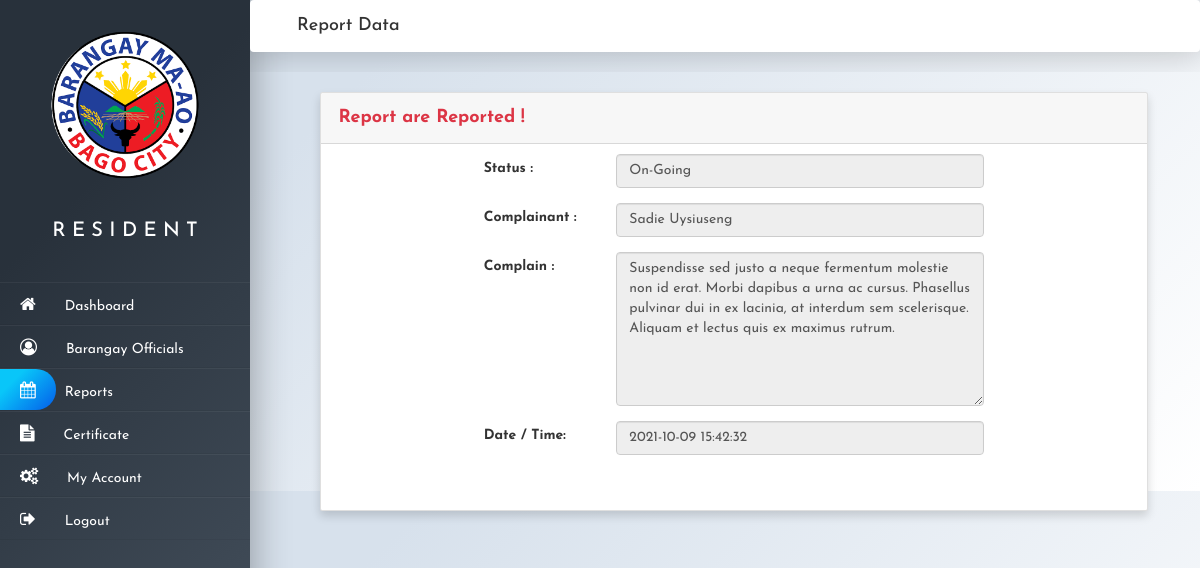
Screenshot of /UserPage/Report_Status.php (signed in) with the database file from the repository.
### tables this page shows
CREATE TABLE `complain` (
  `id` int(10) UNSIGNED NOT NULL,
  `case_no` int(11) NOT NULL,
  `complainant` varchar(50) NOT NULL,
  `c_address` varchar(100) NOT NULL,
  `respondent` varchar(50) NOT NULL,
  `r_address` varchar(100) NOT NULL,
  `complain` text NOT NULL,
  `status` varchar(50) NOT NULL,
  `date_time` datetime NOT NULL,
  `account_id` int(10) UNSIGNED DEFAULT NULL
);

### UserPage/fetch_Report_Notification.php (called while the page is built, shortened)
<?php
    if(isset( $_SESSION['id'])){
        $reportid = $_SESSION['id'];
     }
        $queryCert = "SELECT * FROM account INNER JOIN  complain ON complain.account_id = account.id WHERE account.id = $reportid";
                $sqlCert= mysqli_query($conn, $queryCert);
                $row = mysqli_fetch_array($sqlCert);
?>

### UserPage/Report_Status.php (the view, shortened to what this page needs)
<?php include('../Database/db.php'); ?>
<?php include('fetch_Report_Notification.php'); ?>
<!DOCTYPE html>
<html>
<head>
   <link rel="stylesheet" href="css/report_user.css">
    <link rel="stylesheet" href="https://pro.fontawesome.com/releases/v5.10.0/css/all.css"/>
</head>
<body>
    <div class="wrapper">
        <div id="sideNav"><?php include'SideNav_User.php';?></div>
        <div class="main_content">
            <div class="sticky">
                <div class="navbar navbar-light bg-white">
                    <div class="search navbar-left"><h4>Report Data</h4></div>
                </div>
            </div>
        <div class="container-fluid gedf-wrapper">
        <div class="row">
                <div class="col">
                    <div class="card shadow mb-4">
                        <div class="card-header py-3">
                        <h4 class="m-2 font-weight-bold text-danger">Report are Reported !</h4>
                        </div>
                         <div class="mb-2" >
                                <form id="createForm" name="createForm" method="POST">
                                      <div class="col-12 px-5">
                                        <div class="form-group row">
                                            <div class="col-md-2"></div>
                                            <label for="no_of_year" class="col-sm-2 col-form-label">Status :</label>
                                            <div class="col-sm-6">
                                        <input type="text" class="form-control" id = "status" name="status" value="<?php echo $row['status']?>"readonly>
                                            </div>
                                        </div>
                                        <div class="form-group row">
                                            <div class="col-md-2"></div>
                                            <label for="category" class="col-sm-2 col-form-label">Complainant :</label>
                                            <div class="col-sm-6">
                                        <input type="text" class="form-control" id = "complainant" name="complainant" value="<?php echo $row['complainant']?>"readonly>
                                            </div>
                                        </div>
                                        <div class="form-group row">
                                            <div class="col-md-2"></div>
                                            <label for="message" class="col-sm-2 col-form-label">Complain :</label>
                                            <div class="col-sm-6">
                                                <textarea class="form-control" type="text" id="complain" name = "complain"rows="7" cols="50" readonly><?php echo $row['complain']?></textarea>
                                            </div>
                                        </div>
                                        <div class="form-group row">
                                            <div class="col-md-2"></div>
                                            <label for="message" class="col-sm-2 col-form-label">Date / Time:</label>
                                            <div class="col-sm-6">
                                               <input type="text" class="form-control" id = "complainant" name="complainant" value="<?php echo $row['date_time']?>"readonly>
                                            </div>
                                            </div>
                                        </div>
                                </form>
                        </div>
            </div>
    </div>
    </div>
</body>
</html>

### UserPage/css/report_user.css (style rules this page uses)
.card { border-style: 1px solid black; height: 100%; width: 90%; margin-top :20px; margin-left: 55px; }
.form-group { margin-top: 10px; }

### UserPage/css/sideNav_User.css (style rules this page uses)
* { margin: 0; padding: 0; box-sizing: border-box; list-style: none; text-decoration: none; font-family: 'Josefin Sans', sans-serif }
body { background-color: #ffffff; background-image: linear-gradient(315deg, #ffffff 0%, #d7e1ec 74%); }
.wrapper { display: flex; position: relative; }
.wrapper .main_content { width: 100%; margin-left: 250px; }
.sticky { overflow: hidden; position: -webkit-sticky; position: sticky; top: 0; z-index: 1; }
.navbar { box-shadow: 0px -1px 34px 4px rgba(0,0,0,0.20); }
.search { width: 45%; display:inline-flex; }

### rows the page displays
complain: status "On-Going", complainant "Sadie Uysiuseng", complain "Suspendisse sed justo a neque fermentum molestie non id erat. Morbi dapibus a urna ac cursus. Phasellus pulvinar dui in ex lacinia, at interdum sem scelerisque. Aliquam et lectus quis ex maximus rutrum.", complainant "2021-10-09 15:42:32"
